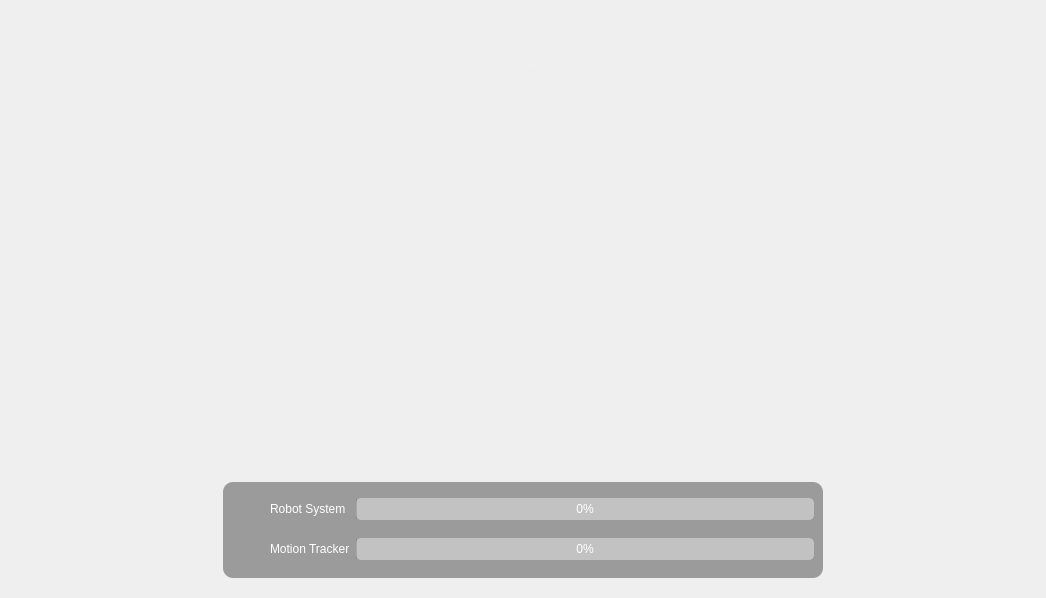
      <widget class="QWidget" name="page_loading">
       <layout class="QGridLayout" name="gridLayout_26">
        <item row="0" column="0">
         <widget class="QWidget" name="mainWidget" native="true">
          <property name="sizePolicy">
           <sizepolicy hsizetype="Fixed" vsizetype="Fixed">
            <horstretch>0</horstretch>
            <verstretch>0</verstretch>
           </sizepolicy>
          </property>
          <property name="minimumSize">
           <size>
            <width>1024</width>
            <height>576</height>
           </size>
          </property>
          <property name="maximumSize">
           <size>
            <width>1024</width>
            <height>576</height>
           </size>
          </property>
          <property name="autoFillBackground">
           <bool>false</bool>
          </property>
          <property name="styleSheet">
           <string notr="true">#mainWidget{
	background-image:url(C:/Leon/image/background.png);
}</string>
          </property>
          <layout class="QGridLayout" name="gridLayout_2">
           <property name="topMargin">
            <number>11</number>
           </property>
           <property name="verticalSpacing">
            <number>0</number>
           </property>
           <item row="0" column="1">
            <widget class="QLabel" name="label_title">
             <property name="minimumSize">
              <size>
               <width>0</width>
               <height>100</height>
              </size>
             </property>
             <property name="maximumSize">
              <size>
               <width>16777215</width>
               <height>100</height>
              </size>
             </property>
             <property name="styleSheet">
              <string notr="true">#label_title{
	color:#eeeeee;
	font: 64pt &quot;Cascadia Code SemiBold&quot;;
	padding:0px;
	margin:0px;
}</string>
             </property>
             <property name="text">
              <string>AitherBot</string>
             </property>
             <property name="alignment">
              <set>Qt::AlignCenter</set>
             </property>
            </widget>
           </item>
           <item row="3" column="1">
            <widget class="QWidget" name="wdgProgress" native="true">
             <property name="sizePolicy">
              <sizepolicy hsizetype="Preferred" vsizetype="Minimum">
               <horstretch>0</horstretch>
               <verstretch>0</verstretch>
              </sizepolicy>
             </property>
             <property name="minimumSize">
              <size>
               <width>600</width>
               <height>96</height>
              </size>
             </property>
             <property name="styleSheet">
              <string notr="true">#wdgProgress{
	
background-color: rgba(120, 120, 120, 180);
border-radius:10px;
}

QProgressBar{
	color:rgb(255, 255, 255);
	background-color:rgba(255, 255, 255, 100);
	border:0px;
	border-radius:5px;
}





QProgressBar::chunk[value=&quot;100&quot;]{
	background-color:rgb(0, 160, 0);
	border-radius:5px;
}


QProgressBar[value=&quot;100&quot;]{
	color: rgb(255, 255, 0);
	border-radius:5px;
}

QLabel{
	font: 9pt &quot;Arial&quot;;
	color:#ffffff;
}
</string>
             </property>
             <layout class="QGridLayout" name="gridLayout">
              <item row="1" column="2">
               <widget class="QProgressBar" name="pgbRobot">
                <property name="styleSheet">
                 <string notr="true"/>
                </property>
                <property name="maximum">
                 <number>100</number>
                </property>
                <property name="value">
                 <number>0</number>
                </property>
                <property name="alignment">
                 <set>Qt::AlignCenter</set>
                </property>
                <property name="textVisible">
                 <bool>true</bool>
                </property>
                <property name="orientation">
                 <enum>Qt::Horizontal</enum>
                </property>
                <property name="invertedAppearance">
                 <bool>false</bool>
                </property>
                <property name="textDirection">
                 <enum>QProgressBar::BottomToTop</enum>
                </property>
               </widget>
              </item>
              <item row="1" column="0">
               <widget class="QWidget" name="wdgCheckRobot" native="true">
                <property name="minimumSize">
                 <size>
                  <width>32</width>
                  <height>32</height>
                 </size>
                </property>
                <property name="maximumSize">
                 <size>
                  <width>32</width>
                  <height>32</height>
                 </size>
                </property>
                <property name="styleSheet">
                 <string notr="true"/>
                </property>
               </widget>
              </item>
              <item row="1" column="1">
               <widget class="QLabel" name="label">
                <property name="text">
                 <string>Robot System</string>
                </property>
               </widget>
              </item>
              <item row="2" column="1">
               <widget class="QLabel" name="label_2">
                <property name="text">
                 <string>Motion Tracker</string>
                </property>
               </widget>
              </item>
              <item row="2" column="0">
               <widget class="QWidget" name="wdgCheckLaser" native="true">
                <property name="minimumSize">
                 <size>
                  <width>32</width>
                  <height>32</height>
                 </size>
                </property>
                <property name="maximumSize">
                 <size>
                  <width>32</width>
                  <height>32</height>
                 </size>
                </property>
                <property name="styleSheet">
                 <string notr="true"/>
                </property>
               </widget>
              </item>
              <item row="2" column="2">
               <widget class="QProgressBar" name="pgbLaser">
                <property name="styleSheet">
                 <string notr="true"/>
                </property>
                <property name="value">
                 <number>0</number>
                </property>
                <property name="alignment">
                 <set>Qt::AlignCenter</set>
                </property>
                <property name="orientation">
                 <enum>Qt::Horizontal</enum>
                </property>
                <property name="textDirection">
                 <enum>QProgressBar::BottomToTop</enum>
                </property>
               </widget>
              </item>
             </layout>
            </widget>
           </item>
           <item row="2" column="1">
            <spacer name="verticalSpacer">
             <property name="orientation">
              <enum>Qt::Vertical</enum>
             </property>
             <property name="sizeHint" stdset="0">
              <size>
               <width>20</width>
               <height>40</height>
              </size>
             </property>
            </spacer>
           </item>
           <item row="3" column="0">
            <spacer name="horizontalSpacer">
             <property name="orientation">
              <enum>Qt::Horizontal</enum>
             </property>
             <property name="sizeHint" stdset="0">
              <size>
               <width>40</width>
               <height>20</height>
              </size>
             </property>
            </spacer>
           </item>
           <item row="3" column="2">
            <spacer name="horizontalSpacer_2">
             <property name="orientation">
              <enum>Qt::Horizontal</enum>
             </property>
             <property name="sizeHint" stdset="0">
              <size>
               <width>40</width>
               <height>20</height>
              </size>
             </property>
            </spacer>
           </item>
           <item row="1" column="0" colspan="3">
            <widget class="QLabel" name="label_subtitle">
             <property name="styleSheet">
              <string notr="true">	color:#eeeeee;
	font: 18pt &quot;Cascadia Code SemiBold&quot;;
	margin-right:240px;</string>
             </property>
             <property name="text">
              <string>Lung Surgical Robotic</string>
             </property>
             <property name="textFormat">
              <enum>Qt::MarkdownText</enum>
             </property>
             <property name="alignment">
              <set>Qt::AlignRight|Qt::AlignTrailing|Qt::AlignVCenter</set>
             </property>
            </widget>
           </item>
          </layout>
         </widget>
        </item>
       </layout>
      </widget>
